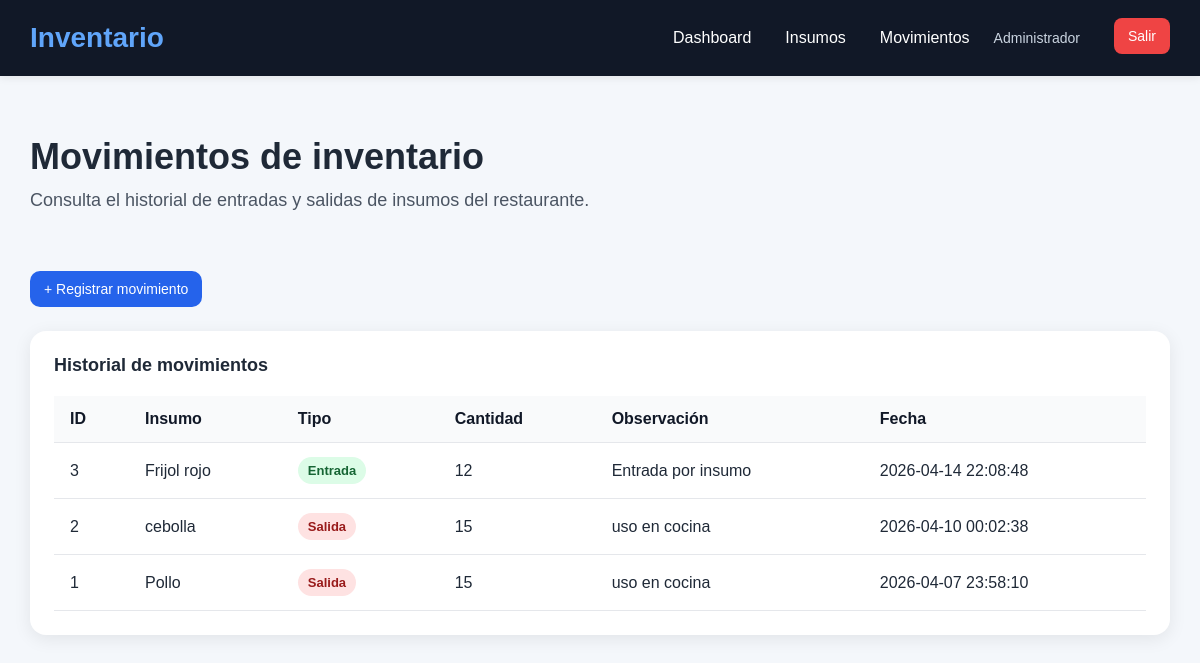
The app's page /movimientos/listar.php (signed in) with its own data.
### tables this page shows
CREATE TABLE `movimientos` (
  `id` int(11) NOT NULL,
  `producto_id` int(11) NOT NULL,
  `tipo` enum('entrada','salida') NOT NULL,
  `cantidad` int(11) NOT NULL,
  `observacion` varchar(255) DEFAULT NULL,
  `fecha` timestamp NOT NULL DEFAULT current_timestamp()
);

CREATE TABLE `productos` (
  `id` int(11) NOT NULL,
  `nombre` varchar(100) NOT NULL,
  `categoria` varchar(100) NOT NULL,
  `stock` int(11) NOT NULL,
  `stock_minimo` int(11) NOT NULL,
  `fecha_creacion` timestamp NOT NULL DEFAULT current_timestamp()
);

### movimientos/listar.php (the view, shortened to what this page needs)
<?php
include("../db/conexion.php");
include("../includes/header.php");
$sql = "SELECT movimientos.*, productos.nombre AS producto_nombre
        FROM movimientos
        INNER JOIN productos ON movimientos.producto_id = productos.id
        ORDER BY movimientos.fecha DESC, movimientos.id DESC";
$resultado = $conn->query($sql);
?>
<section class="hero">
    <h2>Movimientos de inventario</h2>
    <p>Consulta el historial de entradas y salidas de insumos del restaurante.</p>
</section>
<div class="actions">
    <a href="crear.php" class="btn">+ Registrar movimiento</a>
</div>
<div class="card">
    <h3>Historial de movimientos</h3>
    <?php if ($resultado->num_rows > 0): ?>
        <table class="tabla">
            <thead>
                <tr>
                    <th>ID</th>
                    <th>Insumo</th>
                    <th>Tipo</th>
                    <th>Cantidad</th>
                    <th>Observación</th>
                    <th>Fecha</th>
                </tr>
            </thead>
            <tbody>
                <?php while($fila = $resultado->fetch_assoc()): ?>
                    <tr>
                        <td><?php echo htmlspecialchars($fila["id"]); ?></td>
                        <td><?php echo htmlspecialchars($fila["producto_nombre"]); ?></td>
                        <td>
                            <?php if ($fila["tipo"] == "entrada"): ?>
                                <span class="badge badge-entrada">Entrada</span>
                            <?php else: ?>
                                <span class="badge badge-salida">Salida</span>
                            <?php endif; ?>
                        </td>
                        <td><?php echo htmlspecialchars($fila["cantidad"]); ?></td>
                        <td><?php echo $fila["observacion"] ? htmlspecialchars($fila["observacion"]) : "-"; ?></td>
                        <td><?php echo htmlspecialchars($fila["fecha"]); ?></td>
                    </tr>
                <?php endwhile; ?>
            </tbody>
        </table>
    <?php else: ?>
        <p style="font-size:16px; color:#6b7280; margin-top:10px;">
            Todavía no hay movimientos registrados.
        </p>
    <?php endif; ?>
</div>
<?php include("../includes/footer.php"); ?>

### css/styles.css (style rules this page uses)
* { margin: 0; padding: 0; box-sizing: border-box; }
body { font-family: Arial, sans-serif; background-color: #f4f7fb; color: #1f2937; }
.hero { padding: 60px 0 30px; }
.hero h2 { font-size: 36px; margin-bottom: 12px; }
.hero p { font-size: 18px; color: #4b5563; max-width: 700px; }
.card { background: white; border-radius: 16px; padding: 24px; box-shadow: 0 4px 18px rgba(0,0,0,0.08); }
.card h3 { font-size: 18px; margin-bottom: 10px; }
.btn { display: inline-block; background: #2563eb; color: white; padding: 10px 14px; border: none; border-radius: 10px; text-decoration: none; font-size: 14px; cursor: pointer; transition: 0.3s; margin-bottom: 4px; }
.actions { margin-bottom: 20px; }
.badge { display: inline-block; padding: 6px 10px; border-radius: 999px; font-size: 13px; font-weight: bold; }
.badge-entrada { background: #dcfce7; color: #166534; }
.badge-salida { background: #fee2e2; color: #991b1b; }
.card { width: 100%; overflow-x: auto; }
.tabla { width: 100%; border-collapse: collapse; margin-top: 20px; }
.tabla th, .tabla td { padding: 14px 16px; text-align: left; border-bottom: 1px solid #e5e7eb; }
.tabla th { background: #f9fafb; color: #111827; font-weight: bold; }
.hero { margin-bottom: 30px; }
.card { margin-bottom: 25px; }
.card h3 { margin-bottom: 15px; }
.card table { width: 100%; }

### records on screen
movimientos: id "3", producto.nombre "Frijol rojo", tipo "Entrada", cantidad "12", observacion "Entrada por insumo", fecha "2026-04-14 22:08:48"
movimientos: id "2", producto.nombre "cebolla", tipo "Salida", cantidad "15", observacion "uso en cocina", fecha "2026-04-10 00:02:38"
movimientos: id "1", producto.nombre "Pollo", tipo "Salida", cantidad "15", observacion "uso en cocina", fecha "2026-04-07 23:58:10"

### other values on screen
$_SESSION["usuario_nombre"] "Administrador"
